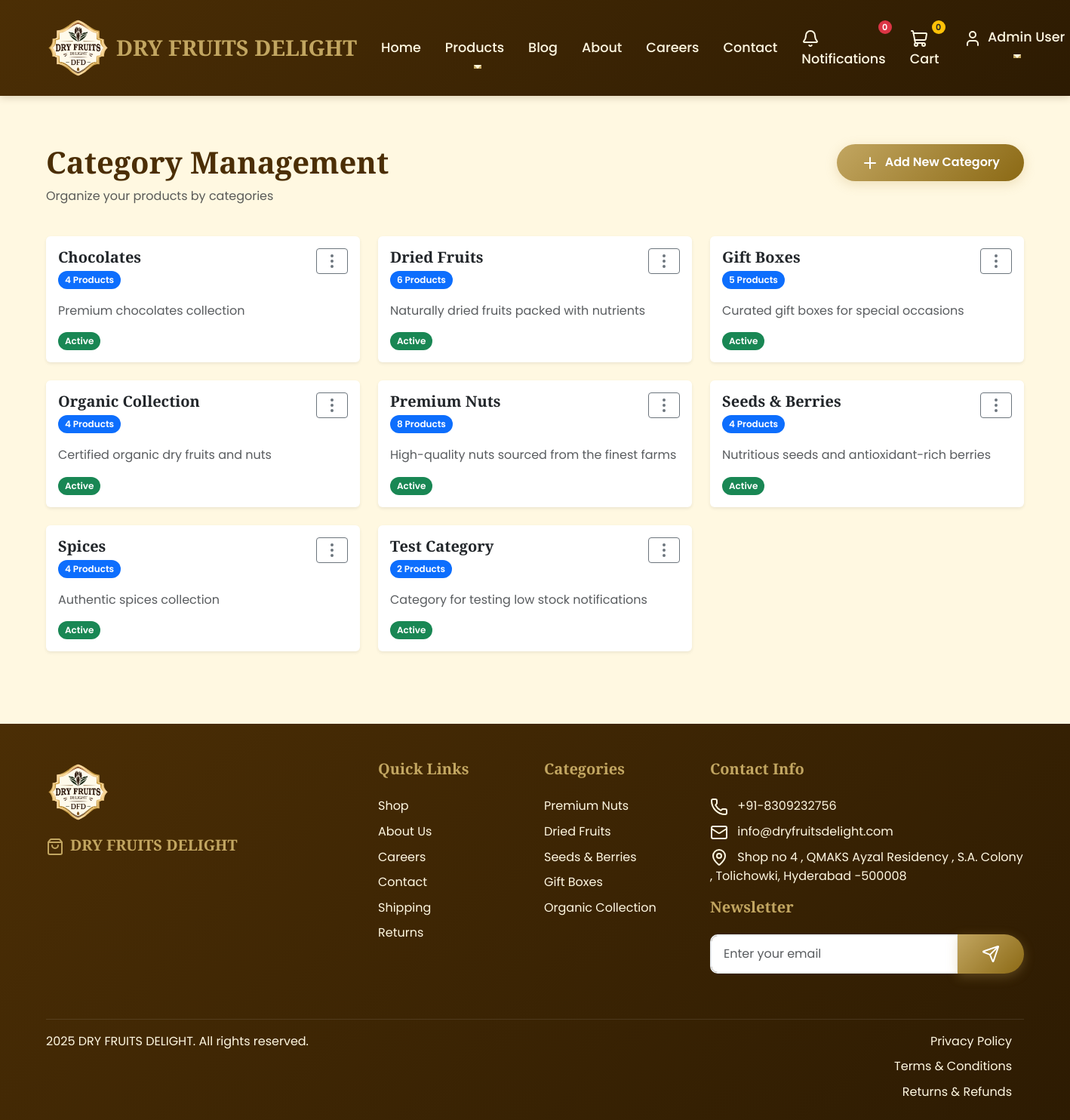
Screenshot of /api/shop/manage/categories/ (signed in) with the database file from the repository.
### apps/users/models.py (models this page shows, shortened)
class User(AbstractUser):
    full_name = models.CharField(max_length=100)
    mobile = models.CharField(max_length=15, blank=True)
    role = models.ForeignKey(Role, on_delete=models.PROTECT, null=True)
    is_active = models.BooleanField(default=True)
    date_joined = models.DateTimeField(default=timezone.now)
    def has_permission(self, module, permission_type):
        if not self.role:
            return False
        if self.role.name == 'admin':
            return True
        try:
            perm = Permission.objects.get(role=self.role, module=module)
            return getattr(perm, f'can_{permission_type}', False)
        except Permission.DoesNotExist:
            return False

### apps/shop/models.py (models this page shows, shortened)
class Category(models.Model):
    name = models.CharField(max_length=100, unique=True)
    description = models.TextField(blank=True)
    image = models.ImageField(upload_to='categories/', blank=True, null=True)
    is_active = models.BooleanField(default=True)
    created_at = models.DateTimeField(default=timezone.now)
    class Meta:
        verbose_name_plural = 'Categories'
        ordering = ['name']

### apps/cms/models.py (models this page shows, shortened)
class FooterContent(models.Model):
    business_name = models.CharField(max_length=100, default="DRY FRUITS DELIGHT")
    copyright_text = models.CharField(max_length=200, default="© 2024 DRY FRUITS DELIGHT. All rights reserved.")
    address = models.TextField()
    phone = models.CharField(max_length=20)
    email = models.EmailField()
    facebook_url = models.URLField(blank=True)
    instagram_url = models.URLField(blank=True)
    twitter_url = models.URLField(blank=True)
    youtube_url = models.URLField(blank=True)
    is_active = models.BooleanField(default=True)
    updated_at = models.DateTimeField(auto_now=True)
    class Meta:
        verbose_name = "Footer Content"
        verbose_name_plural = "Footer Content"

### apps/shop/views.py (the view, shortened to what this page needs)
# urls.py: path('categories/', views.category_management, name='category_management'),
@login_required
def category_management(request):
    if not request.user.has_permission('products', 'view'):
        messages.error(request, 'Access denied.')
        return redirect('core:dashboard')
    categories: 'QuerySet[Category]' = Category.objects.all()
    return render(request, 'shop/category_management.html', {'categories': categories})

### apps/core/context_processors.py (called while the page is built)
def footer_content(request):
    try:
        footer = FooterContent.objects.get(is_active=True)
    except FooterContent.DoesNotExist:
        footer = None
    return {
        'footer_content': footer
    }

def contact_info(request):
    try:
        contact = ContactInfo.objects.get(id=1)
    except ContactInfo.DoesNotExist:
        contact = None
    return {
        'contact_info': contact
    }

### templates/shop/category_management.html (shortened to what this page needs)
{% extends 'base.html' %}
{% load static %}
{% block content %}
<div class="container py-5">
    <div class="row mb-4">
        <div class="col-md-6">
            <h1 class="display-6 fw-bold">Category Management</h1>
            <p class="text-muted">Organize your products by categories</p>
        </div>
        <div class="col-md-6 text-md-end">
            <button type="button" class="btn btn-primary" data-bs-toggle="modal" data-bs-target="#addCategoryModal">
                <i data-lucide="plus" class="me-1"></i> Add New Category
            </button>
        </div>
    </div>
    <div class="row g-4">
        {% for category in categories %}
        <div class="col-lg-4 col-md-6">
            <div class="card border-0 shadow-sm h-100">
                <div class="card-body">
                    <div class="d-flex justify-content-between align-items-start mb-3">
                        <div>
                            <h5 class="card-title mb-1">{{ category.name }}</h5>
                            <span class="badge bg-primary">{{ category.products.count }} Products</span>
                        </div>
                        <div class="dropdown">
                            <button class="btn btn-sm btn-outline-secondary" type="button" data-bs-toggle="dropdown">
                                <i data-lucide="more-vertical"></i>
                            </button>
                        </div>
                    </div>
                    <p class="card-text text-muted">{{ category.description|default:"No description available" }}</p>
                    <div class="d-flex gap-2">
                        <span class="badge {% if category.is_active %}bg-success{% else %}bg-secondary{% endif %}">
                            {{ category.is_active|yesno:"Active,Inactive" }}
                        </span>
                    </div>
                </div>
            </div>
        </div>
        {% endfor %}
    </div>
</div>
{% endblock %}

### templates/base.html (shortened to what this page needs)
<!DOCTYPE html>
<html lang="en">
{% load static %}
<head>
    <link href="https://cdn.jsdelivr.net/npm/bootstrap@5.3.0/dist/css/bootstrap.min.css" rel="stylesheet">
    <link href="{% static 'css/style.css' %}" rel="stylesheet">
</head>
<body class="{% if user.is_authenticated %}authenticated{% endif %}">
    <nav class="navbar navbar-expand-lg navbar-dark">
        <div class="container">
            <a class="navbar-brand" href="{% url 'core:home' %}">
                <img src="{% static 'images/dry fruits logo.png' %}" alt="DRY FRUITS DELIGHT Logo" class="me-2" style="height: 85px; width: auto; object-fit: contain;">
                DRY FRUITS DELIGHT
            </a>
            <div class="collapse navbar-collapse" id="navbarNav">
                <ul class="navbar-nav me-auto">
                    <li class="nav-item">
                        <a class="nav-link" href="{% url 'core:home' %}">Home</a>
                    </li>
                    <li class="nav-item dropdown">
                        <a class="nav-link dropdown-toggle" href="#" id="navbarDropdown" role="button" data-bs-toggle="dropdown">
                            Products
                        </a>
                    </li>
                    <li class="nav-item">
                        <a class="nav-link" href="{% url 'blog:home' %}">Blog</a>
                    </li>
                    <li class="nav-item">
                        <a class="nav-link" href="{% url 'cms:page_view' 'about' %}">About</a>
                    </li>
                    <li class="nav-item">
                        <a class="nav-link" href="{% url 'cms:page_view' 'careers' %}">Careers</a>
                    </li>
                    <li class="nav-item">
                        <a class="nav-link" href="{% url 'cms:page_view' 'contact' %}">Contact</a>
                    </li>
                </ul>
                <ul class="navbar-nav">
                    {% if user.is_authenticated %}
                        <li class="nav-item">
                            <a class="nav-link" href="#" id="notificationBell" data-bs-toggle="dropdown" aria-expanded="false">
                                <i data-lucide="bell" class="me-1"></i>
                                Notifications <span class="badge bg-danger notification-count">0</span>
                            </a>
                        </li>
                        <li class="nav-item">
                            <a class="nav-link" href="{% url 'core:cart' %}">
                                <i data-lucide="shopping-cart" class="me-1"></i>
                                Cart <span class="badge bg-warning text-dark cart-count">0</span>
                            </a>
                        </li>
                        <li class="nav-item dropdown">
                            <a class="nav-link dropdown-toggle user-menu" href="#" id="navbarDropdown" role="button" data-bs-toggle="dropdown">
                                <i data-lucide="user" class="me-1"></i>
                                {{ user.full_name|default:user.username }}
                            </a>
                        </li>
                    {% endif %}
                </ul>
            </div>
        </div>
    </nav>
    <div id="notification-popup-container" class="position-fixed bottom-0 end-0 p-3" style="z-index: 1050;"></div>
    <main>
        {% block content %}{% endblock %}
    </main>
    <footer class="footer">
        <div class="container">
            <div class="row">
                <div class="col-lg-4 col-md-6 mb-4">
                    {% if footer_content %}
                        <img src="{% static 'images/dry fruits logo.png' %}" alt="DRY FRUITS DELIGHT Logo" class="mb-3" style="height: 85px; width: auto; object-fit: contain;">
                        <h5><i data-lucide="shopping-bag" class="me-2"></i>{{ footer_content.business_name }}</h5>
                        <div class="d-flex">
                        </div>
                    {% endif %}
                </div>
                <div class="col-lg-2 col-md-6 mb-4">
                    <h5>Quick Links</h5>
                    <ul class="list-unstyled">
                        <li><a href="{% url 'core:shop' %}">Shop</a></li>
                        <li><a href="{% url 'cms:page_view' 'about' %}">About Us</a></li>
                        <li><a href="{% url 'cms:page_view' 'careers' %}">Careers</a></li>
                        <li><a href="{% url 'cms:page_view' 'contact' %}">Contact</a></li>
                        <li><a href="{% url 'cms:page_view' 'shipping' %}">Shipping</a></li>
                        <li><a href="{% url 'cms:page_view' 'returns' %}">Returns</a></li>
                    </ul>
                </div>
                <div class="col-lg-2 col-md-6 mb-4">
                    <h5>Categories</h5>
                    <ul class="list-unstyled">
                        <li><a href="{% url 'core:shop' %}?category=1">Premium Nuts</a></li>
                        <li><a href="{% url 'core:shop' %}?category=2">Dried Fruits</a></li>
                        <li><a href="{% url 'core:shop' %}?category=3">Seeds & Berries</a></li>
                        <li><a href="{% url 'core:shop' %}?category=4">Gift Boxes</a></li>
                        <li><a href="{% url 'core:shop' %}?category=5">Organic Collection</a></li>
                    </ul>
                </div>
                <div class="col-lg-4 col-md-6 mb-4">
                    <h5>Contact Info</h5>
                    {% if footer_content %}
                        <ul class="list-unstyled">
                            <li class="mb-2">
                                <i data-lucide="phone" class="me-2"></i>
                                {{ footer_content.phone }}
                            </li>
                            <li class="mb-2">
                                <i data-lucide="mail" class="me-2"></i>
                                {{ footer_content.email }}
                            </li>
                            <li class="mb-3">
                                <i data-lucide="map-pin" class="me-2"></i>
                                {{ footer_content.address|linebreaksbr }}
                            </li>
                        </ul>
                    {% endif %}
                    <h5>Newsletter</h5>
                    <form id="newsletter-form">
                        <div class="input-group">
                            <input type="email" id="newsletter-email" class="form-control" placeholder="Enter your email" required>
                            <button class="btn btn-primary" type="submit">
                                <i data-lucide="send"></i>
                            </button>
                        </div>
                    </form>
                </div>
            </div>
            <div class="footer-bottom">
                <div class="row">
                    <div class="col-md-6">
                        {% if footer_content %}
                            <p>{{ footer_content.copyright_text }}</p>
                        {% else %}
                            <p>&copy; 2025 Dry Fruit House. All rights reserved.</p>
                        {% endif %}
                    </div>
                    <div class="col-md-6 text-end" style="white-space: nowrap;">
                        <a href="{% url 'cms:page_view' 'privacy' %}" class="me-3">Privacy Policy</a>
                        <a href="{% url 'cms:page_view' 'terms' %}" class="me-3">Terms & Conditions</a>
                        <a href="{% url 'cms:page_view' 'returns' %}" class="me-3">Returns & Refunds</a>
                    </div>
                </div>
            </div>
        </div>
    </footer>
</body>
</html>

### static/css/style.css (style rules this page uses)
:root { --primary-brown: #4B2E05; --golden-beige: #C2A661; --cream: #FFF8E1; --olive-green: #8B7E49; --light-brown: #8B6914; --dark-brown: #2D1B02; --white: #FFFFFF; --gray-100: #F8F9FA; --gray-200: #E9ECEF; --gray-300: #DEE2E6; --gray-600: #6C757D; --gray-800: #343A40; --gray-900: #212529; --success: #28A745; --warning: #FFC107; --danger: #DC3545; }
.navbar-brand { font-family: 'Playfair Display', serif; font-size: 2rem; font-weight: 700; color: var(--golden-beige) !important; text-decoration: none; display: flex; align-items: center; }
.navbar-nav .nav-link { color: var(--cream) !important; font-weight: 500; margin: 0 1rem; padding: 0.5rem 0; transition: all 0.3s ease; position: relative; font-size: 1.1rem; }
.navbar-nav .nav-link::after { content: ''; position: absolute; width: 0; height: 3px; bottom: 0; left: 0; background-color: var(--golden-beige); transition: all 0.3s ease; }
.navbar-nav .nav-link { position: relative; padding: 0.5rem 1rem; }
.navbar-nav .nav-link .badge { position: absolute; top: 0; right: 0; font-size: 0.7rem; min-width: 18px; height: 18px; display: flex; align-items: center; justify-content: center; padding: 0 5px; }
body { font-family: 'Poppins', sans-serif; line-height: 1.6; color: var(--gray-800); background-color: var(--cream); }
h1, h2, h3, h4, h5, h6, .display-1, .display-2, .display-3, .display-4 { font-family: 'Playfair Display', serif; font-weight: 600; color: var(--primary-brown); }
.navbar { background: linear-gradient(135deg, var(--primary-brown) 0%, var(--dark-brown) 100%); box-shadow: 0 2px 10px rgba(75, 46, 5, 0.2); padding: 1rem 0; }
.navbar-brand { font-family: 'Playfair Display', serif; font-size: 1.8rem; font-weight: 700; color: var(--golden-beige) !important; text-decoration: none; }
.navbar-nav .nav-link { color: var(--cream) !important; font-weight: 500; margin: 0 0.5rem; transition: all 0.3s ease; position: relative; }
.navbar-nav .nav-link::after { content: ''; position: absolute; width: 0; height: 2px; bottom: -5px; left: 50%; background-color: var(--golden-beige); transition: all 0.3s ease; transform: translateX(-50%); }
.btn-primary { background: linear-gradient(135deg, var(--golden-beige) 0%, var(--light-brown) 100%); border: none; color: var(--white); font-weight: 600; padding: 0.75rem 2rem; border-radius: 50px; transition: all 0.3s ease; box-shadow: 0 4px 15px rgba(194, 166, 97, 0.3); }
.row.g-4 { overflow: visible; }
.form-control, .form-select { border: 2px solid var(--gray-200); border-radius: 10px; padding: 0.75rem 1rem; transition: all 0.3s ease; }
.badge { font-weight: 600; padding: 0.5em 0.75em; border-radius: 50px; }
.footer { background: linear-gradient(135deg, var(--primary-brown) 0%, var(--dark-brown) 100%); color: var(--cream); padding: 3rem 0 1rem; margin-top: 3rem; }
.footer h5 { color: var(--golden-beige); font-family: 'Playfair Display', serif; margin-bottom: 1.5rem; font-weight: 600; }
.footer a { color: var(--cream); text-decoration: none; transition: all 0.3s ease; display: block; margin-bottom: 0.5rem; }
.footer-bottom { border-top: 1px solid rgba(255, 255, 255, 0.1); margin-top: 2rem; padding-top: 1rem; }
img { transition: opacity 0.3s ease; }

### rows the page displays
User: full_name "Admin User"
Category: name "Chocolates", products.count "4", description "Premium chocolates collection", is_active "Active"
Category: name "Dried Fruits", products.count "6", description "Naturally dried fruits packed with nutrients", is_active "Active"
Category: name "Gift Boxes", products.count "5", description "Curated gift boxes for special occasions", is_active "Active"
Category: name "Organic Collection", products.count "4", description "Certified organic dry fruits and nuts", is_active "Active"
Category: name "Premium Nuts", products.count "8", description "High-quality nuts sourced from the finest farms", is_active "Active"
Category: name "Seeds & Berries", products.count "4", description "Nutritious seeds and antioxidant-rich berries", is_active "Active"
Category: name "Spices", products.count "4", description "Authentic spices collection", is_active "Active"
Category: name "Test Category", products.count "2", description "Category for testing low stock notifications", is_active "Active"
FooterContent: business_name "DRY FRUITS DELIGHT", phone "+91-8309232756", email "info@dryfruitsdelight.com", address "Shop no 4 , QMAKS Ayzal Residency , S.A. Colony , Tolichowki, Hyderabad -500008", copyright_text "2025 DRY FRUITS DELIGHT. All rights reserved."
